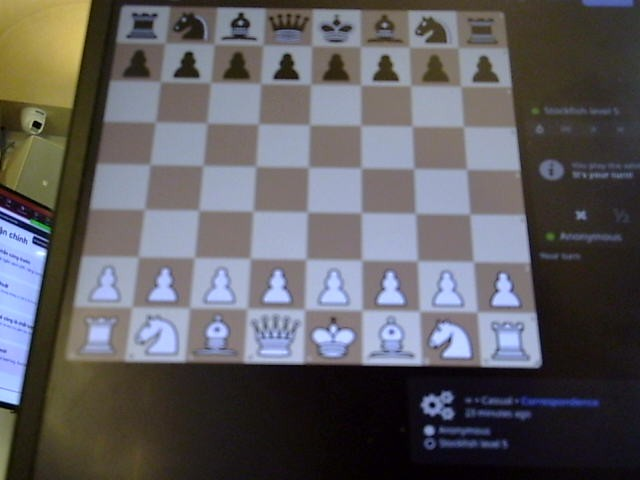
#> input picture captures/live_raw.jpg, 640 x 480 px
$ python -i gridfind.py   (imports and definitions only)   (older library calls are emulated)
#> lines starting #> are read from the running program, lines starting #| are printed output that depends on the picture; after the words box and inside, x2 and y2 are one past the last pixel; in counts of white or black regions, pixels touching at a corner belong together
#> further down, picture is the input picture: shape (480, 640, 3); mean B, G, R 96.5, 93.4, 95.1
"""DÒ + BÁM LƯỚI BÀN CỜ với camera DI ĐỘNG — tận dụng tri thức CỜ VUA làm chỗ dựa:

  1. Bàn cờ là lưới 8x8 caro sáng/tối xen kẽ  → mọi kết quả dò đều TỰ CHẤM ĐIỂM
     (caro_score); điểm thấp = lưới lệch = VỨT, thà im lặng còn hơn báo sai.
  2. Thế KHAI CUỘC đã biết (32 ô nào có quân) → tự hiệu chỉnh ngưỡng occupancy
     cho đúng điều kiện sáng/loá của phiên hiện tại, không cần chỉnh tay.
  3. Quân Trắng sáng / Đen tối                → tự xác định hướng bàn (Trắng ở dưới?).
  4. Trong ván, game state cho biết occupancy KỲ VỌNG → chọn hướng khi dò lại.

Pipeline camera di động:  bám (ORB, rẻ, mỗi frame) → mất dấu thì dò lại (đắt,
thi thoảng) → luôn luôn tự chấm điểm trước khi tin.
"""
from __future__ import annotations
import json
from typing import Optional

import numpy as np

try:
    import cv2
except Exception:
    cv2 = None

# Kích thước warp: nhỏ để CHẤM ĐIỂM/dò (nhanh), lớn để đọc occupancy (nét)
SCORE_WARP = 320
CARO_OK = 0.2          # điểm caro tối thiểu để tin một lưới (t-statistic sáng/tối)
SHARP_MIN = 10.0       # độ nét tối thiểu của frame (var Laplacian toàn ảnh)


# ---------------- tiện ích hình học ----------------
def order_corners(pts):
    """Sắp 4 điểm thành [trên-trái, trên-phải, dưới-phải, dưới-trái]."""
    pts = np.array(pts, dtype=np.float32).reshape(4, 2)
    s = pts.sum(1)
    d = (pts[:, 1] - pts[:, 0])
    return np.array([pts[np.argmin(s)], pts[np.argmin(d)],
                     pts[np.argmax(s)], pts[np.argmax(d)]], dtype=np.float32)


# [8 lines left out: function rot_corners, not called in this run]


def warp(img, corners, size):
    dst = np.array([[0, 0], [size, 0], [size, size], [0, size]], dtype=np.float32)
    M = cv2.getPerspectiveTransform(np.array(corners, dtype=np.float32), dst)
    return cv2.warpPerspective(img, M, (size, size))


def sharpness(gray):
    return float(cv2.Laplacian(gray, cv2.CV_64F).var())


# ---------------- chữ ký caro 8x8 ----------------
def cell_bg(warped_gray):
    """Ước lượng độ sáng NỀN từng ô (8x8): lấy 4 mảnh nhỏ ở 4 GÓC ô (quân đứng giữa
    ô nên góc ô thường là nền), dùng trung vị → bền cả khi ô có quân.
    Vector hoá bằng ảnh tích phân (gọi rất nhiều lần trong refine nên cần nhanh)."""
    g = warped_gray
    H, W = g.shape[:2]
    step = W / 8.0
    half = max(2, int(step * 0.07))
    ii = cv2.integral(g.astype(np.float32))          # (H+1, W+1)
    # 16 toạ độ tâm mảnh theo mỗi trục: mỗi ô 2 vị trí (0.16, 0.84)
    cs = (np.add.outer(np.arange(8), (0.16, 0.84)).ravel() * step)
    lo = np.clip((cs - half).astype(int), 0, None)
    hi = np.clip((cs + half).astype(int), None, H)
    y0, y1 = lo[:, None], hi[:, None]
    x0, x1 = lo[None, :], hi[None, :]
    area = (y1 - y0) * (x1 - x0) + 1e-6
    sums = ii[y1, x1] - ii[y0, x1] - ii[y1, x0] + ii[y0, x0]
    means = sums / area                               # (16,16) mảnh [2r+i, 2f+j]
    quads = means.reshape(8, 2, 8, 2).transpose(0, 2, 1, 3).reshape(8, 8, 4)
    return np.median(quads, axis=2).astype(np.float32)


def caro_score(warped_gray):
    """Điểm 'đúng là bàn cờ': tách biệt giữa nhóm ô sáng và ô tối (kiểu t-statistic).
    Khử VIGNETTE/đổ sáng lệch trước bằng high-pass (trừ trung bình lân cận) — màn tối
    hay sáng không đều vẫn chấm đúng, vì caro là tín hiệu TẦN SỐ CAO ô-kề-ô.
    DẤU: dương = ô (0,0) thuộc nhóm sáng (parity chuẩn lichess: a8 sáng);
         âm = lưới đang lệch 90° (xoay góc 1 nấc là về chuẩn)."""
    bg = cell_bg(warped_gray)
    hp = bg - cv2.blur(bg, (3, 3))
    mask = (np.add.outer(np.arange(8), np.arange(8)) % 2) == 0
    light, dark = hp[mask], hp[~mask]
    spread = (light.std() + dark.std()) / 2.0 + 1e-6
    sc = float((light.mean() - dark.mean()) / spread)
    return max(-99.0, min(99.0, sc)), bg           # chặn trần (ảnh render sạch -> vô cực)


CARO = (np.add.outer(np.arange(8), np.arange(8)) % 2) == 0   # ô sáng của bàn cờ


# [4 lines left out: function board_contrast, not called in this run]


# ---------------- dò bàn từ đầu (chạy khi mất dấu) ----------------
def _quad_candidates(gray, area_min_frac=0.03):
    """Sinh các tứ giác ứng viên từ NHIỀU cách nhị phân hoá: Otsu, các ngưỡng theo
    bách phân vị (bàn không phải lúc nào cũng là vùng sáng nhất — phòng tối, màn phụ),
    và cạnh Canny. Trả về list 4 điểm đã sắp thứ tự."""
#> called with area_min_frac = 0.03
    h, w = gray.shape[:2]
    area_min = area_min_frac * h * w
    cands = []

    def _from_binary(bw):
        bw = cv2.morphologyEx(bw, cv2.MORPH_CLOSE, np.ones((5, 5), np.uint8))
        cnts, _ = cv2.findContours(bw, cv2.RETR_EXTERNAL, cv2.CHAIN_APPROX_SIMPLE)
        for c in sorted(cnts, key=cv2.contourArea, reverse=True)[:6]:
            if cv2.contourArea(c) < area_min:
                break
            for eps in (0.02, 0.04):
                ap = cv2.approxPolyDP(c, eps * cv2.arcLength(c, True), True)
                if len(ap) == 4 and cv2.isContourConvex(ap):
                    cands.append(order_corners(ap.reshape(4, 2)))
                    break
            else:
                # không ra 4 đỉnh -> lấy hình chữ nhật bao nhỏ nhất (refine sửa sau)
                cands.append(order_corners(cv2.boxPoints(cv2.minAreaRect(c))))

    blur = cv2.GaussianBlur(gray, (5, 5), 0)
    _, otsu = cv2.threshold(blur, 0, 255, cv2.THRESH_BINARY + cv2.THRESH_OTSU)
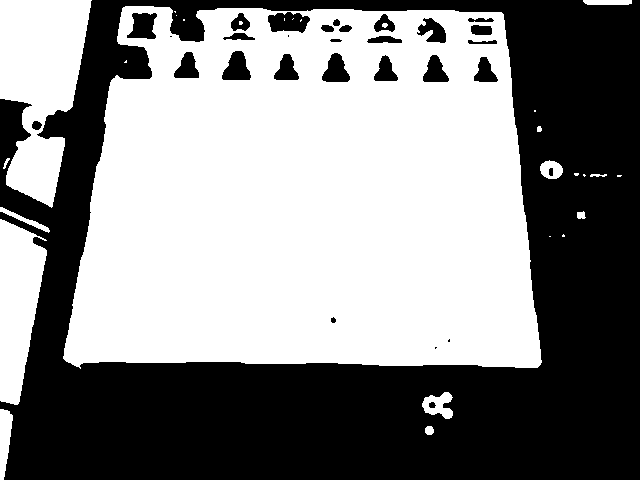
#> otsu: shape (480, 640); 53.5% white; 30 black regions (4 under 20 px), largest, box (x1, y1, x2, y2) and area: (0, 0, 640, 480) 136539, (268, 12, 310, 33) 647, (222, 51, 251, 80) 572
    _from_binary(otsu)
#> in _from_binary, `cnts, _ = cv2.findContours(bw, cv2.RETR_EXTERNAL, cv2.CHAIN_APPROX_SIM..`: cnts = 18 contours, 7 with area under 20; largest, box (x1, y1, x2, y2) and area: (63, 6, 542, 369) 149352, (0, 0, 92, 208) 12097, (0, 219, 47, 405) 5748, (0, 409, 13, 480) 558, (422, 392, 453, 419) 485
#> the loop in _from_binary, `for c in sorted(cnts, key=cv2.contourArea, reverse=True)[:6]:` made 3 passes
#> after the loop in _from_binary, `for c in sorted(cnts, key=cv2.contourArea, reverse=True)[:6]:`: cands = [[[122, 8], [501, 12], [540, 364], [66, 361]], [[0, 0], [91, 0], [51, 207], [6, 184]]]
    for p in (55, 70, 85):
        _, bw = cv2.threshold(blur, float(np.percentile(blur, p)), 255, cv2.THRESH_BINARY)
        _from_binary(bw)
#> this loop made 3 passes
#> bw: shape (480, 640); 14.5% white; 61 white regions (16 under 20 px), largest, box (x1, y1, x2, y2) and area: (0, 221, 46, 403) 4849, (363, 215, 417, 260) 2325, (252, 213, 306, 258) 2286
    # CLAHE cứu cảnh TỐI/tương phản thấp (phòng tắt đèn, màn để độ sáng thấp)
    cl = cv2.createCLAHE(clipLimit=3.0, tileGridSize=(8, 8)).apply(blur)
    _, bw = cv2.threshold(cl, 0, 255, cv2.THRESH_BINARY + cv2.THRESH_OTSU)
#> bw: shape (480, 640); 37.7% white; 86 white regions (47 under 20 px), largest, box (x1, y1, x2, y2) and area: (65, 6, 541, 368) 87917, (0, 206, 50, 405) 6354, (0, 0, 91, 109) 5949
    _from_binary(bw)
#> in _from_binary (call 5), `cnts, _ = cv2.findContours(bw, cv2.RETR_EXTERNAL, cv2.CHAIN_APPROX_SIM..`: cnts = 38 contours, 16 with area under 20; largest, box (x1, y1, x2, y2) and area: (65, 6, 541, 368) 135566, (0, 0, 91, 215) 9634, (0, 206, 50, 405) 6340, (45, 367, 109, 471) 3697, (313, 326, 354, 357) 753
    edges = cv2.dilate(cv2.Canny(blur, 40, 120), np.ones((3, 3), np.uint8))
#> edges: shape (480, 640); 10.4% white; 61 white regions, largest, box (x1, y1, x2, y2) and area: (65, 4, 544, 370) 5517, (0, 0, 93, 216) 2597, (0, 206, 52, 406) 2106
    _from_binary(edges)
#> in _from_binary (call 6), `bw = cv2.morphologyEx(bw, cv2.MORPH_CLOSE, np.ones((5, 5), np.uint8))`:
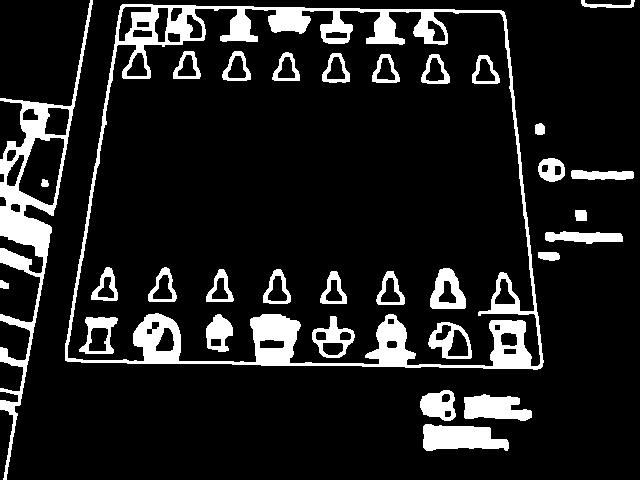
#> bw: shape (480, 640); 12.3% white; 32 white regions
#> in _from_binary (call 6), `cnts, _ = cv2.findContours(bw, cv2.RETR_EXTERNAL, cv2.CHAIN_APPROX_SIM..`: cnts = 13 contours; largest, box (x1, y1, x2, y2) and area: (65, 4, 544, 370) 154364, (0, 0, 93, 480) 9063, (423, 424, 509, 451) 1631, (464, 394, 532, 421) 1211, (420, 390, 456, 421) 791
#> the loop in _from_binary (call 6), `for c in sorted(cnts, key=cv2.contourArea, reverse=True)[:6]:` made 2 passes
#> after the loop in _from_binary (call 6), `for c in sorted(cnts, key=cv2.contourArea, reverse=True)[:6]:`: cands = 7 items
    return _dedupe(cands)


def _dedupe(cands, tol=0.05, keep=14):
    """Gộp các tứ giác gần trùng nhau (tâm + diện tích sát nhau)."""
#> called with tol = 0.05, keep = 14
    out, seen = [], []
    for c in cands:
        cx, cy = c[:, 0].mean(), c[:, 1].mean()
        a = cv2.contourArea(c.astype(np.int32).reshape(-1, 1, 2))
        side = max(np.sqrt(a), 1.0)
        if any(abs(cx - kx) < tol * side and abs(cy - ky) < tol * side and
               0.85 < a / max(ka, 1.0) < 1.18 for kx, ky, ka in seen):
            continue
        seen.append((cx, cy, a))
        out.append(c)
        if len(out) >= keep:
            break
#> this loop made 7 passes
#> (c, cx, cy, a, side) on passes 1 to 5: ([[122, 8], [501, 12], [540, 364], [66, 361]], 307.2, 186.2, 150371, 387.8), ([[0, 0], [91, 0], [51, 207], [6, 184]], 37, 97.75, 13489.5, 116.1), ([[123, 10], [504, 46], [539, 364], [67, 358]], 308.2, 194.5, 142245, 377.2), ([[167, 46], [504, 49], [537, 365], [124, 359]], 333, 204.8, 117960, 343.5), ([[122, 7], [501, 13], [539, 366], [68, 361]], 307.5, 186.8, 150281.5, 387.7)
#> after the loop, out = [[[122, 8], [501, 12], [540, 364], [66, 361]], [[0, 0], [91, 0], [51, 207], [6, 184]], [[167, 46], [504, 49], [537, 365], [124, 359]], [[0, 0], [90, 0], [90, 214], [-6.55e-15, 214]]]; seen = [(307.2, 186.2, 150371), (37, 97.75, 13489.5), (333, 204.8, 117960), (45, 107, 19260)]
    return out


def refine_corners(gray, corners, steps=None):
    """Tinh chỉnh 4 góc bằng leo đồi: xê dịch từng góc để TỐI ĐA |caro_score|.
    Đây là chỗ prior 8x8 phát huy — tín hiệu caro tuần hoàn kéo lưới về khớp ô.
    Bước đi tỉ lệ theo CỠ tứ giác (tứ giác to thì bước to mới thoát nổi lệch lớn)."""
    corners = np.array(corners, dtype=np.float32).copy()
    if steps is None:
        side = float(np.linalg.norm(corners[1] - corners[0]) +
                     np.linalg.norm(corners[2] - corners[3])) / 2.0
        steps = [max(2, int(side * k)) for k in (0.05, 0.02, 0.008)]
    def _score(c):
        sc, _ = caro_score(warp(gray, c, SCORE_WARP))
        return abs(sc)

    def _climb(c, best):
        for s in steps:
            improved = True
            while improved:
                improved = False
                for i in range(4):
                    for dx, dy in ((s, 0), (-s, 0), (0, s), (0, -s)):
                        trial = c.copy()
                        trial[i, 0] += dx
                        trial[i, 1] += dy
                        sc = _score(trial)
                        if sc > best + 1e-3:
                            best, c, improved = sc, trial, True
        return c, best

    # QUÉT PHA trước khi leo: caro gần như bằng 0 cho tới khi lưới ≈ khớp ô (mặt
    # phẳng tuần hoàn), leo đồi từ điểm mù sẽ kẹt. Tịnh tiến cả tứ giác ±0.4 ô
    # theo 2 trục, lấy pha tốt nhất làm điểm xuất phát.
    tl0, tr0, br0, bl0 = corners
    ex0 = ((tr0 - tl0) + (br0 - bl0)) / 16.0
    ey0 = ((bl0 - tl0) + (br0 - tr0)) / 16.0
    start, s0 = corners, _score(corners)
    for ax in (-0.4, -0.2, 0.0, 0.2, 0.4):
        for ay in (-0.4, -0.2, 0.0, 0.2, 0.4):
            if ax == 0.0 and ay == 0.0:
                continue
            v = (corners + ax * ex0 + ay * ey0).astype(np.float32)
            sc = _score(v)
            if sc > s0:
                start, s0 = v, sc
    corners, best = _climb(start, s0)

    # SNAP THEO Ô: caro tuần hoàn chu kỳ 1 ô -> leo đồi có thể khoá nhầm lưới
    # LỆCH NGUYÊN 1 Ô (7 cột khớp, 1 cột nằm ngoài bàn). Thử tịnh tiến / nở / co
    # đúng 1 ô theo vector cạnh của chính tứ giác, cái nào điểm cao hơn thì lấy.
    tl, tr, br, bl = corners
    ex = ((tr - tl) + (br - bl)) / 16.0        # vector 1 ô theo trục ngang
    ey = ((bl - tl) + (br - tr)) / 16.0        # vector 1 ô theo trục dọc
    variants = [
        corners + ex, corners - ex, corners + ey, corners - ey,          # tịnh tiến
        np.array([tl - ex, tr, br, bl - ex]),                            # nở trái
        np.array([tl, tr + ex, br + ex, bl]),                            # nở phải
        np.array([tl - ey, tr - ey, br, bl]),                            # nở trên
        np.array([tl, tr, br + ey, bl + ey]),                            # nở dưới
        np.array([tl + ex, tr, br, bl + ex]),                            # co trái
        np.array([tl, tr - ex, br - ex, bl]),                            # co phải
        np.array([tl + ey, tr + ey, br, bl]),                            # co trên
        np.array([tl, tr, br - ey, bl - ey]),                            # co dưới
    ]
    for v in variants:
        v = v.astype(np.float32)
        sc = _score(v)
        if sc > best + 0.3:                    # phải hơn RÕ RỆT mới nhảy
            c2, s2 = _climb(v, sc)
            if s2 > best:
                corners, best = c2, s2
    return corners, best


def find_board(frame_bgr):
    """Dò bàn cờ trong frame bất kỳ. Trả về (corners đã sửa parity, |score|) hoặc None.
    LƯU Ý: parity chỉ khử được lệch 90°; lệch 180° (Trắng trên/dưới) phải phân xử
    bằng màu quân (sync đầu ván) hoặc game state (orient_to_board)."""
    gray = cv2.cvtColor(frame_bgr, cv2.COLOR_BGR2GRAY)
    cands = _quad_candidates(gray)
#> cands has the same summary as out in _dedupe

    # ĐỆ QUY 1 CẤP: bàn cờ hay nằm BÊN TRONG một tứ giác to hơn (màn hình laptop).
    # Với 2 ứng viên to nhất, quét lại ngay bên trong ROI của nó.
    by_area = sorted(cands, key=lambda c: -cv2.contourArea(
        c.astype(np.int32).reshape(-1, 1, 2)))
#> by_area = [[[122, 8], [501, 12], [540, 364], [66, 361]], [[167, 46], [504, 49], [537, 365], [124, 359]], [[0, 0], [90, 0], [90, 214], [-6.55e-15, 214]], [[0, 0], [91, 0], [51, 207], [6, 184]]]
    h, w = gray.shape[:2]
    for c in by_area[:2]:
        x0, y0 = max(0, int(c[:, 0].min())), max(0, int(c[:, 1].min()))
        x1, y1 = min(w, int(c[:, 0].max())), min(h, int(c[:, 1].max()))
        if x1 - x0 < 80 or y1 - y0 < 80:
            continue
        for sub in _quad_candidates(gray[y0:y1, x0:x1], area_min_frac=0.08):
            cands.append(sub + np.array([x0, y0], dtype=np.float32))
#> this loop made 2 passes
#> (c, x0, y0, x1, y1) on passes 1 to 2: ([[122, 8], [501, 12], [540, 364], [66, 361]], 66, 8, 540, 364), ([[167, 46], [504, 49], [537, 365], [124, 359]], 124, 46, 537, 365)
#> pass 1, in _quad_candidates (call 2), `blur = cv2.GaussianBlur(gray, (5, 5), 0)`:
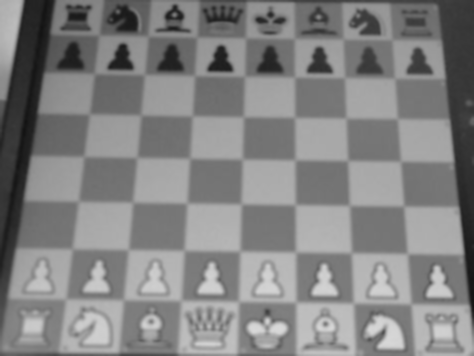
#> blur: shape (356, 474); min 19, max 217, mean 130.4
#> pass 1, in _from_binary (call 8), `bw = cv2.morphologyEx(bw, cv2.MORPH_CLOSE, np.ones((5, 5), np.uint8))`:
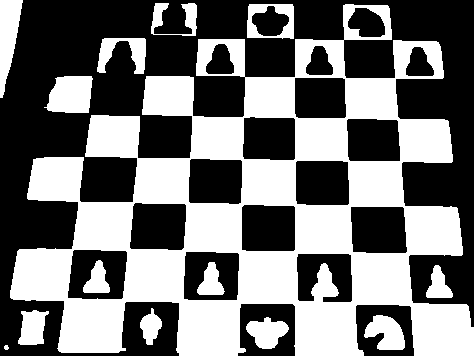
#> bw: shape (356, 474); 45.5% white; 14 white regions, largest, box (x1, y1, x2, y2) and area: (10, 4, 474, 356) 66917, (44, 76, 93, 113) 1448, (0, 0, 23, 98) 1344
#> after the loop, cands = 10 items

    scored = []
#> scored = []
    for cand in _dedupe(cands, keep=20):
        sc, _ = caro_score(warp(gray, cand, 160))
        scored.append((abs(sc), cand))
#> this loop made 7 passes
#> (cand, spread in caro_score, sc) on passes 1, 3, 6, 7: ([[122, 8], [501, 12], [540, 364], [66, 361]], 4.18, 9.91), ([[167, 46], [504, 49], [537, 365], [124, 359]], 10.79, 0.0694), ([[124, 165], [502, 49], [536, 364], [124, 359]], 12.34, -0.141), ([[124, 167], [536, 167], [536, 364], [124, 364]], 13.96, 0.0346)
#> pass 1, in cell_bg, `ii = cv2.integral(g.astype(np.float32))`:
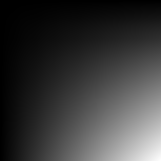
#> ii: shape (161, 161) float64; min 0, max 3460653, mean 782448.4; drawn with min black and max white
#> after the loop, scored = 7 items
    if not scored:
        return None
    scored.sort(key=lambda t: -t[0])
    best_c, best_s = None, 0.0
    for _, cand in scored[:3]:                      # refine 3 ứng viên tốt nhất
        c, s = refine_corners(gray, cand)
        if s > best_s:
            best_c, best_s = c, s
        if best_s >= CARO_OK * 2:                   # đã rất chắc -> khỏi thử thêm
            break
#> this loop made 1 pass
#> (side in refine_corners, steps in refine_corners, ex0 in refine_corners, ey0 in refine_corners) on pass 1: (426.5, [21, 8, 3], [53.31, 0.438], [-1.06, 44.06])
#> pass 1, in cell_bg (call 8), `g = warped_gray`:
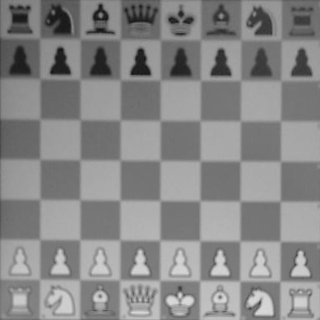
#> g: shape (320, 320); min 17, max 217, mean 135.3
#> pass 1, in cell_bg (call 9), `g = warped_gray`:
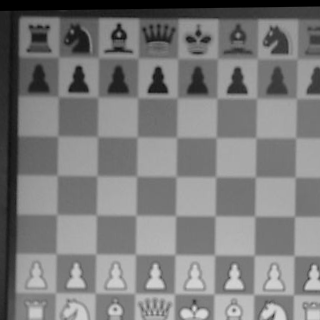
#> g: shape (320, 320); min 0, max 220, mean 123.4
    if best_c is None or best_s < CARO_OK:
        return None
    sc, _ = caro_score(warp(gray, best_c, SCORE_WARP))
    if sc < 0:                                       # parity lệch 90° -> xoay 1 nấc
        best_c = rot_corners(best_c, 1)
    return best_c, best_s


# ---------------- occupancy tự hiệu chỉnh ----------------
START_MASK = np.zeros((8, 8), dtype=bool)
START_MASK[0:2, :] = True    # rank 8,7 (hàng trên ảnh)
START_MASK[6:8, :] = True    # rank 2,1


GRID_SPAN = 8          # biên độ căn lại lưới, tính bằng pixel trên ảnh warp 512


# [17 lines left out: function _cell_bg_box, not called in this run]


_LAST_BOX = {}         # shape ảnh -> hộp bàn của khung trước (xem `grid_box`)


# [77 lines left out: functions grid_box, _features, not called in this run]


class OccupancyModel:
    """Phân loại ô CÓ QUÂN/TRỐNG với ngưỡng TỰ HỌC từ thế khai cuộc."""

    def __init__(self, t=(1e9, 1e9)):
        self.t = list(t)

    # [24 lines left out: functions fit, predict, not called in this run]

    def usable(self):
        return any(t < 1e8 for t in self.t)

    def to_dict(self):
        return {"t": self.t}

    @staticmethod
    def from_dict(d):
        return OccupancyModel(tuple(d["t"]))


# ---------------- hướng bàn ----------------
# [85 lines left out: functions detect_human_color, white_is_bottom, color_match, expected_mask, orient_to_board, not called in this run]


# ---------------- bám theo thời gian thực ----------------
class GridTracker:
    """Bám 4 góc bàn qua từng frame bằng ORB + homography (camera rung/trôi vẫn đuổi kịp).
    Mỗi lần bám xong PHẢI tự kiểm bằng caro_score ở phía gọi."""

    # [49 lines left out: functions __init__, track, rebase, save_calib, load_calib, not called in this run]

>>> import cv2
>>> picture = cv2.imread('../captures/live_raw.jpg')
>>> result = find_board(picture)
